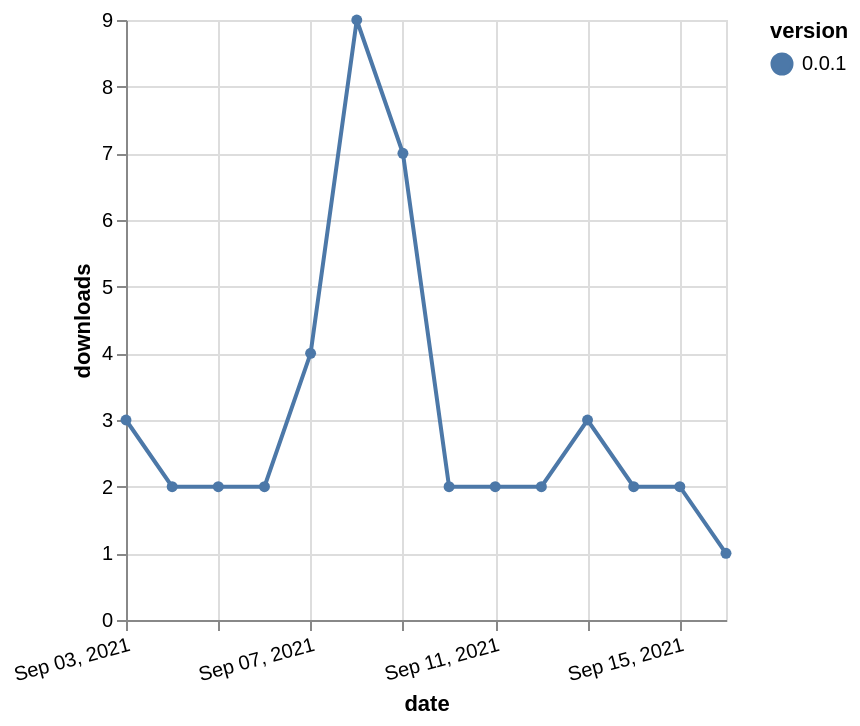

The specification (Vega-Lite) saved for this image:
### Vega-Lite specification from a JSON file in a GitHub repository (floating-point values rounded to 4 significant figures)
{"$schema": "https://vega.github.io/schema/vega-lite/v5.json", "description": "A simple bar chart with embedded data.", "data": {"values": [{"date": "2021-09-03", "total": 9050, "delta": 3, "version": "0.0.1"}, {"date": "2021-09-04", "total": 9052, "delta": 2, "version": "0.0.1"}, {"date": "2021-09-05", "total": 9054, "delta": 2, "version": "0.0.1"}, {"date": "2021-09-06", "total": 9056, "delta": 2, "version": "0.0.1"}, {"date": "2021-09-07", "total": 9060, "delta": 4, "version": "0.0.1"}, {"date": "2021-09-08", "total": 9069, "delta": 9, "version": "0.0.1"}, {"date": "2021-09-09", "total": 9076, "delta": 7, "version": "0.0.1"}, {"date": "2021-09-10", "total": 9078, "delta": 2, "version": "0.0.1"}, {"date": "2021-09-11", "total": 9080, "delta": 2, "version": "0.0.1"}, {"date": "2021-09-12", "total": 9082, "delta": 2, "version": "0.0.1"}, {"date": "2021-09-13", "total": 9085, "delta": 3, "version": "0.0.1"}, {"date": "2021-09-14", "total": 9087, "delta": 2, "version": "0.0.1"}, {"date": "2021-09-15", "total": 9089, "delta": 2, "version": "0.0.1"}, {"date": "2021-09-16", "total": 9090, "delta": 1, "version": "0.0.1"}]}, "width": "container", "mark": {"type": "line", "point": {"filled": true}}, "encoding": {"x": {"field": "date", "type": "temporal", "timeUnit": "yearmonthdate", "title": "date", "axis": {"labelAngle": -15}}, "y": {"field": "delta", "type": "quantitative", "title": "downloads"}, "color": {"field": "version", "type": "nominal"}, "tooltip": {"field": "delta"}}}
